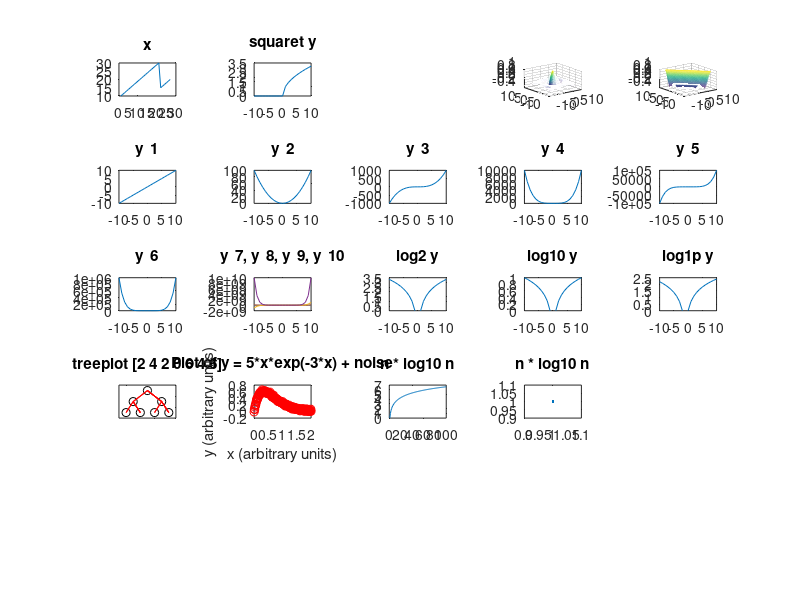

The MATLAB source for this figure:
a = [1,2,3,4,5];
b = a * 5;
c = b + a;
c++;
c++;
++c;

x = [10:30, 15:20, 20:1, 50:2];
y = -10:10;

subplot (551);
  plot (x);
  title ('x');
subplot (552);
  plot (y, sqrt(y));
  title ('squaret y');
  
subplot (554);
tx = ty = linspace (-8, 8, 300);
[xx, yy] = meshgrid (tx, ty);
r = sqrt (xx .^ 2 + yy .^ 2) + eps;
tz = sin (r) ./ r;
mesh (tx, ty, tz);

subplot (555);
tx = ty = linspace (-8, 8, 300);
[xx, yy] = meshgrid (tx, ty);
r = xx + yy;
tz = sin (r) ./ r;
mesh (tx, ty, tz);

subplot (556);
  plot (y, power(y, 1));
  title ('y ^ 1');
subplot (557);
  plot (y, power(y, 2));
  title ('y ^ 2');
subplot (558);
  plot (y, power(y, 3));
  title ('y ^ 3');  
subplot (559);
  plot (y, power(y, 4));
  title ('y ^ 4');
subplot (5,5,10);
  plot (y, power(y, 5));
  title ('y ^ 5');
subplot (5,5,11);
  plot (y, power(y, 6));
  title ('y ^ 6');  
subplot (5,5,12);
  plot (y, power(y, 7), y, power(y, 8), y, power(y, 9), y, power(y, 10));
  title ('y ^ 7, y ^ 8, y ^ 9, y ^ 10');  
  
subplot (5,5,13);
  plot (y, log2(y));
  title ('log2 y');
subplot (5,5,14);
  plot (y, log10(y));
  title ('log10 y');  
subplot (5,5,15);
  plot (y, log1p(y));
  title ('log1p y');    
  
subplot (5,5,16);
  treeplot ([2 4 2 0 6 4 6]);
  title ('treeplot [2 4 2 0 6 4 6]');   
  
subplot (5,5,17);
x = 0:0.01:2;                 %  generate the x-vector
	y = 5*x.*exp(-3*x);           %  and the "true" function, y
	yn = y + 0.02*randn(size(x)); %  Create a noisy version of y
	plot(x,y,'-',x,yn,'ro');      %  Plot the true and the noisy

	xlabel('x (arbitrary units)');       %  add axis labels and plot title
	ylabel('y (arbitrary units)');
	title('Plot of y = 5*x*exp(-3*x) + noise');

subplot (5,5,18);
  yy = 1:100; 
  plot (yy, log2(yy));
  title ('n * log10 n');  
  
subplot (5,5,19);
  yy = 1; 
  plot (yy, yy);
  title ('n * log10 n');  
#subplot (5,5,17);
#  plotmatrix (randn (100, 3), 'g+')
#  title ('treeplot [2 4 2 0 6 4 6]');  
 
